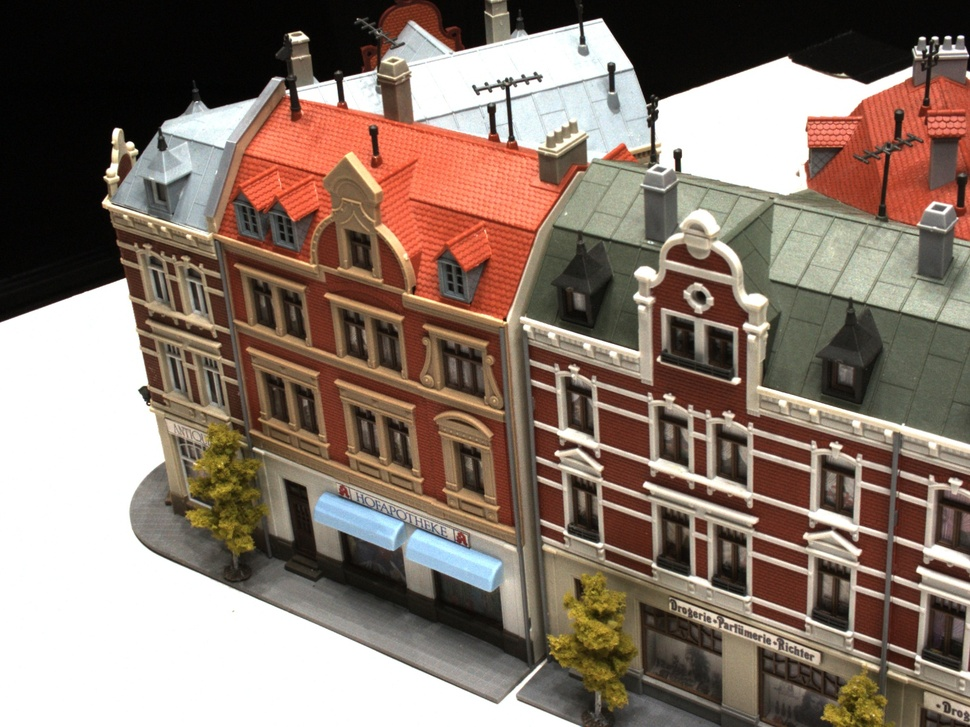
#> input picture data/00000022.jpg, 970 x 727 px, shrunk from 1600 x 1200 before the run
$ python 2.py
#> lines starting #> are read from the running program, lines starting #| are printed output that depends on the picture
import cv2
import random
import numpy as np

# [72 lines left out: functions fundamental_matrix, normalized_fundamental_matrix, RANSAC_8points, f_judge, RANSAC_8point_F, not called in this run]

def main():
    img1 = cv2.imread("./data/00000022.jpg")
#> img1 is the input picture: shape (727, 970, 3); mean B, G, R 107.7, 119.2, 136.5
    img2 = cv2.imread("./data/00000023.jpg")
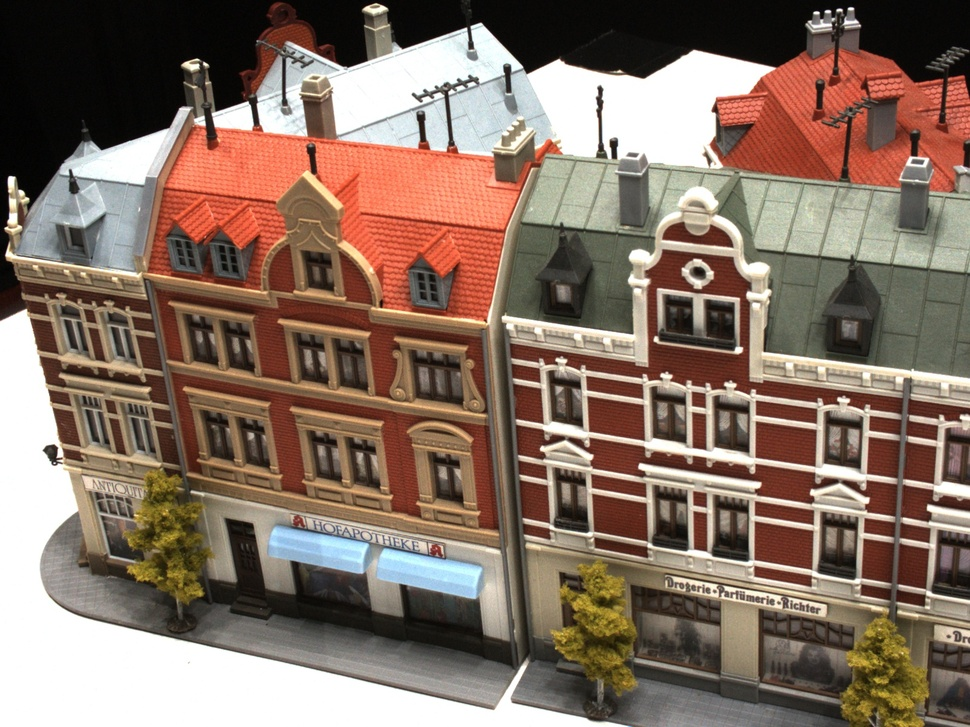
#> input picture data/00000023.jpg, 970 x 727 px, shrunk from 1600 x 1200 before the run
#> img2 is the input picture: shape (727, 970, 3); mean B, G, R 100.3, 113.7, 134.5
    img1_gray = cv2.cvtColor(img1, cv2.COLOR_BGR2GRAY)
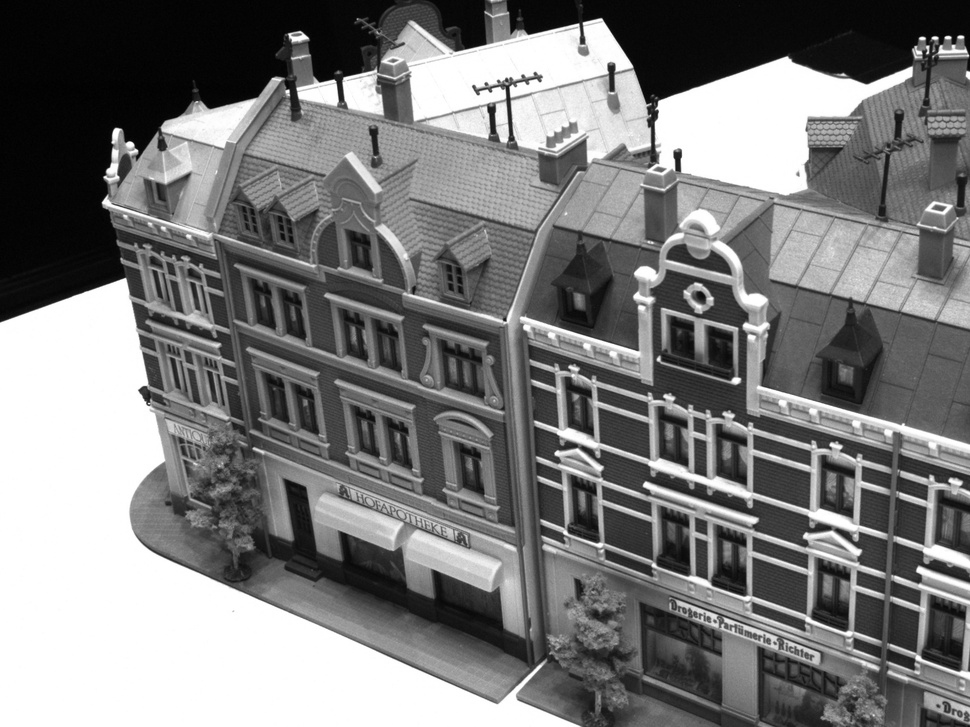
#> img1_gray: shape (727, 970); min 0, max 255, mean 123
    img2_gray = cv2.cvtColor(img2, cv2.COLOR_BGR2GRAY)
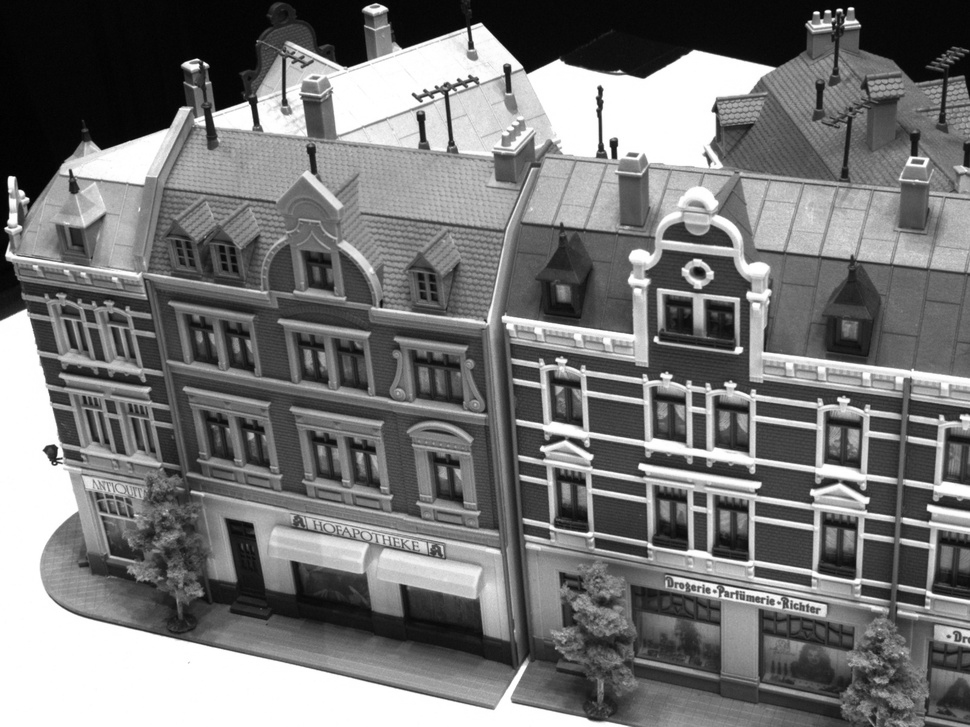
#> img2_gray: shape (727, 970); min 0, max 255, mean 118.4

    # feature extraction
    sift = cv2.SIFT_create()
    # find the key points and descriptors with SIFT
    kps1, des1 = sift.detectAndCompute(img1_gray,None)
#> kps1 = 4982 keypoints; strongest (x, y, size): (935, 38, 3.5), (677, 155, 6.6), (116, 133, 7.1), (948, 38, 3.5)
    kps2, des2 = sift.detectAndCompute(img2_gray,None)
#> kps2 = 5906 keypoints; strongest (x, y, size): (11, 181, 6.4), (839, 10, 3.2), (816, 13, 3.3), (614, 144, 6.1)
    # feature match
    # FLANN parameters
    FLANN_INDEX_KDTREE = 1
    index_params = dict(algorithm = FLANN_INDEX_KDTREE, trees = 5)
    search_params = dict(checks=50)
    flann = cv2.FlannBasedMatcher(index_params,search_params)
    matches = flann.knnMatch(des1,des2,k=2)
#> matches = 4982 matches
    # find good match points
    good_matches = []
    for (m,n) in enumerate(matches):
        if m.distance < 0.7 * n.distance:
            good_matches.append(m)
#> this loop made 1 pass
#> (m, n) on pass 1: (0, 2 matches)
#> after the loop, good_matches = []
    F, ransac_good, points = RANSAC_8point_F(good_matches,kps1,kps2,0.1,0.95)
    print(F)
    res = cv2.drawMatches(img1,kps1,img2,kps2,points,None)
    cv2.imwrite('res.jpg',res)

if __name__ == '__main__':
#> (the run stopped early here; a loop or call above may not have finished)
